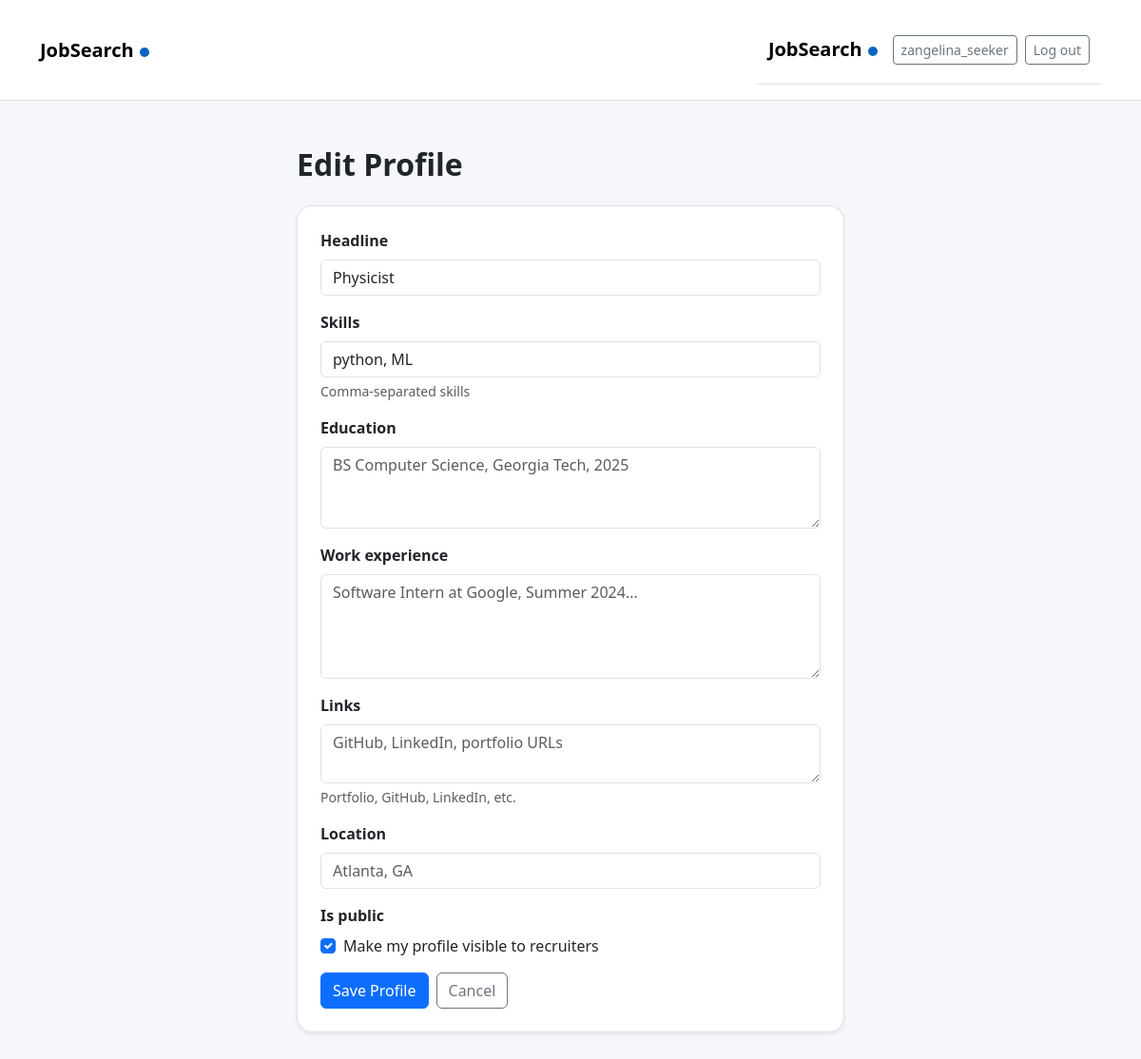
The page /profile/edit/ (signed in) on the database its author committed.
### jobs/models.py (models this page shows, shortened)
class CustomUser(AbstractUser):
    class Role(models.TextChoices):
        JOB_SEEKER = "job_seeker", "Job Seeker"
        RECRUITER = "recruiter", "Recruiter"
        ADMIN = "admin", "Admin"
    role = models.CharField(
        max_length=20,
        choices=Role.choices,
        default=Role.JOB_SEEKER,
    )
    def is_job_seeker(self):
        return self.role == self.Role.JOB_SEEKER
    def is_recruiter(self):
        return self.role == self.Role.RECRUITER

class JobSeekerProfile(models.Model):
    user = models.OneToOneField(
        CustomUser, on_delete=models.CASCADE, related_name="seeker_profile"
    )
    headline = models.CharField(max_length=200, blank=True)
    skills = models.TextField(blank=True, help_text="Comma-separated skills")
    education = models.TextField(blank=True)
    work_experience = models.TextField(blank=True)
    links = models.TextField(blank=True, help_text="Portfolio, GitHub, LinkedIn, etc.")
    location = models.CharField(max_length=200, blank=True)
    is_public = models.BooleanField(default=True)

### jobs/views.py (the view)
# urls.py: path("profile/edit/", views.seeker_profile_edit, name="seeker_profile_edit"),
@login_required
def seeker_profile_edit(request):
    if not request.user.is_job_seeker():
        return redirect("home")
    profile, created = JobSeekerProfile.objects.get_or_create(user=request.user)
    if request.method == "POST":
        form = JobSeekerProfileForm(request.POST, instance=profile)
        if form.is_valid():
            form.save()
            return redirect("seeker_profile")
    else:
        form = JobSeekerProfileForm(instance=profile)
    return render(request, "jobs/seeker_profile_edit.html", {"form": form})

### jobs/forms.py
class JobSeekerProfileForm(forms.ModelForm):
    class Meta:
        model = JobSeekerProfile
        fields = [
            "headline", "skills", "education", "work_experience",
            "links", "location", "is_public",
        ]
        widgets = {
            "headline": forms.TextInput(attrs={"class": "form-control", "placeholder": "e.g. Aspiring Software Engineer"}),
            "skills": forms.TextInput(attrs={"class": "form-control", "placeholder": "Python, Django, SQL, etc."}),
            "education": forms.Textarea(attrs={"class": "form-control", "rows": 3, "placeholder": "BS Computer Science, Georgia Tech, 2025"}),
            "work_experience": forms.Textarea(attrs={"class": "form-control", "rows": 4, "placeholder": "Software Intern at Google, Summer 2024..."}),
            "links": forms.Textarea(attrs={"class": "form-control", "rows": 2, "placeholder": "GitHub, LinkedIn, portfolio URLs"}),
            "location": forms.TextInput(attrs={"class": "form-control", "placeholder": "Atlanta, GA"}),
        }

### jobs/templates/jobs/seeker_profile_edit.html (shortened to what this page needs)
{% extends "jobs/base.html" %}
{% block content %}
<div class="container py-5" style="max-width: 600px;">
  <h2 class="fw-bold mb-4">Edit Profile</h2>
  <form method="post" class="bg-white p-4 rounded-4 border shadow-sm">
    {% for field in form %}
    <div class="mb-3">
      <label class="form-label fw-semibold">{{ field.label }}</label>
      {% if field.name == "is_public" %}
        <div class="form-check">
          <input type="checkbox" name="{{ field.html_name }}" class="form-check-input"
                 id="id_is_public" {% if field.value %}checked{% endif %}>
          <label class="form-check-label" for="id_is_public">
            Make my profile visible to recruiters
          </label>
        </div>
      {% else %}
        {{ field }}
      {% endif %}
      {% if field.help_text %}<div class="form-text">{{ field.help_text }}</div>{% endif %}
    </div>
    {% endfor %}
    <div class="d-flex gap-2">
      <button class="btn btn-primary" type="submit">Save Profile</button>
      <a href="{% url 'seeker_profile' %}" class="btn btn-outline-secondary">Cancel</a>
    </div>
  </form>
</div>
{% endblock %}

### jobs/templates/jobs/base.html (shortened to what this page needs)
<!doctype html>
<html lang="en">
<head>
  <link href="https://cdn.jsdelivr.net/npm/bootstrap@5.3.3/dist/css/bootstrap.min.css" rel="stylesheet">
</head>
<body>
<nav class="navbar navbar-expand-lg bg-white border-bottom">
  <div class="container py-2">
    <a class="navbar-brand fw-bold" href="/">
      JobSearch<span class="brand-dot"></span>
    </a>
    <nav class="navbar navbar-expand-lg bg-white border-bottom">
      <div class="container py-2">
        <a class="navbar-brand fw-bold" href="/">
          JobSearch<span class="brand-dot"></span>
        </a>
        <div class="ms-auto d-flex gap-2">
          {% if user.is_authenticated %}
            {% if user.is_recruiter %}
              <a class="btn btn-outline-secondary btn-sm" href="{% url 'recruiter_dashboard' %}">Dashboard</a>
              <span class="navbar-text me-2">{{ user.username }}</span>
            {% elif user.is_job_seeker %}
              <a class="btn btn-outline-secondary btn-sm" href="{% url 'seeker_profile' %}">{{ user.username }}</a>
            {% endif %}
            <form method="post" action="{% url 'logout' %}" class="d-inline">
              <button class="btn btn-outline-secondary btn-sm" type="submit">Log out</button>
            </form>
          {% else %}
            <a class="btn btn-outline-secondary btn-sm" href="{% url 'register_recruiter' %}">Recruiter</a>
            <a class="btn btn-outline-secondary btn-sm" href="{% url 'register_seeker' %}">Job Seeker</a>
            <a class="btn btn-primary btn-sm" href="{% url 'login' %}">Sign in</a>
          {% endif %}
        </div>
      </div>
    </nav>
  </div>
</nav>
{% block content %}{% endblock %}
</body>
</html>

### jobs/templates/jobs/base.html (style rules this page uses)
body { background-color: #f5f7fb; }
.brand-dot { width:10px;height:10px;border-radius:50%; display:inline-block;background:#0a66c2;margin-left:6px; }

### rows shown on the page
CustomUser: username "zangelina_seeker"
JobSeekerProfile: form "Physicist" "python, ML"

### other values the page prints
{{ field.label }} "Headline" "Skills" "Education" "Work experience" "Links" "Location" "Is public"
{{ field.help_text }} "Comma-separated skills" "Portfolio, GitHub, LinkedIn, etc."
